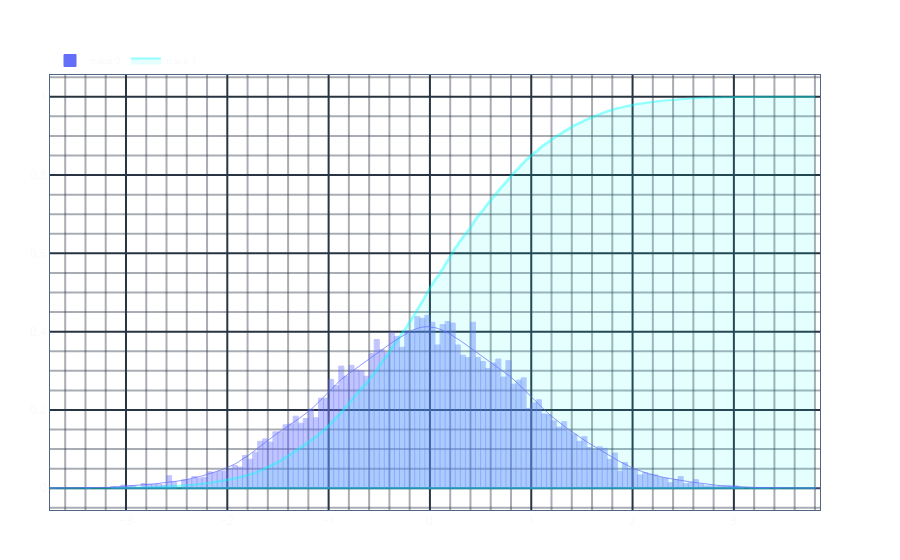

Notebook cell for this chart:
### Code cell
import numpy as np
import plotly.graph_objects as go

from mayutils.visualisation.graphs.plotly.charts import Plot
from mayutils.visualisation.graphs.plotly.traces import Ecdf

np.random.seed(0)

s = 100
x = np.random.normal(size=10000)
y = [1, 1, 1, 1, 1]

Plot.from_traces(
    go.Histogram(
        x=x,
        # y=y,
        # opacity=0.3,
    ),
    Ecdf(x=x, line_color="rgba(0,255,255,0.4)"),
    description="",
).add_defaults()

### Figure 1 — Plotly figure (JSON) as saved in the notebook; plotly's stock layout.template omitted (floating-point values rounded to 4 significant figures; data arrays with more than 128 entries replaced by an {"elided": "..."} marker saying what was removed)
{"data": [{"legendgroup": "0", "marker": {"line": {"color": "#636efa"}}, "type": "histogram", "x": {"elided": "10000 float values"}, "yaxis": "y"}, {"customdata": {"elided": "10001 float values"}, "fill": "toself", "fillcolor": "rgba(0, 255, 255, 0.1)", "hovertemplate": "<b>%{fullData.name}</b><br>x: %{x}<br>y: %{customdata}<extra></extra>", "line": {"color": "rgba(0,255,255,0.4)", "shape": "vh"}, "meta": "ecdf", "mode": "lines", "text": {"elided": "10001 str values"}, "textfont": {"color": "rgba(0,255,255,0.4)"}, "type": "scatter", "x": {"elided": "10001 float values"}, "y": {"elided": "10001 float values"}, "yaxis": "y"}, {"legendgroup": "0", "line": {"color": "#636efa", "width": 0.8}, "meta": "line", "mode": "lines", "name": "trace 0 KDE", "opacity": 0.9, "showlegend": false, "text": {"elided": "500 str values"}, "type": "scatter", "x": {"elided": "500 float values"}, "y": {"elided": "500 float values"}, "yaxis": "y"}], "layout": {"coloraxis99": {"colorbar": {"title": {"text": "Density"}}, "colorscale": [[0, "rgba(255, 0, 0, 0.0)"], [0.1, "rgba(255, 0, 0, 0.1)"], [0.2, "rgba(255, 0, 0, 0.2)"], [0.5, "rgba(255, 0, 0, 0.5)"], [1, "rgba(255, 0, 0, 1.0)"]]}, "updatemenus": [{"buttons": [{}]}]}}
